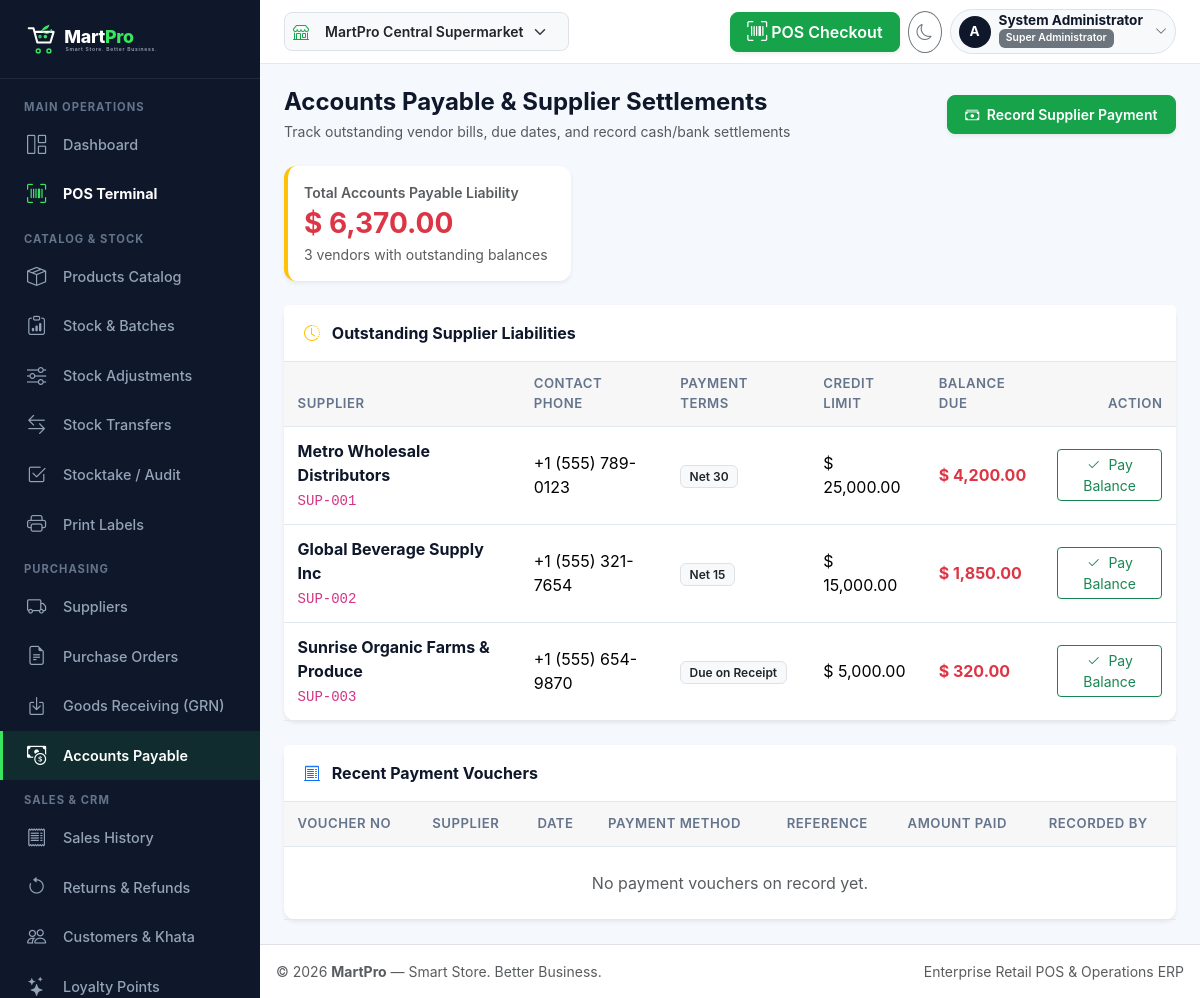
Page /modules/accounts_payable/index.php (signed in) on the committed database.
### tables this page shows
CREATE TABLE IF NOT EXISTS `suppliers` (
    `id` INT UNSIGNED AUTO_INCREMENT PRIMARY KEY,
    `supplier_code` VARCHAR(50) NOT NULL UNIQUE,
    `name` VARCHAR(150) NOT NULL,
    `contact_person` VARCHAR(100) DEFAULT NULL,
    `phone` VARCHAR(50) DEFAULT NULL,
    `email` VARCHAR(100) DEFAULT NULL,
    `address` TEXT DEFAULT NULL,
    `tax_number` VARCHAR(50) DEFAULT NULL,
    `payment_terms` VARCHAR(100) DEFAULT 'Net 30',
    `credit_limit` DECIMAL(19,4) DEFAULT 0.0000,
    `opening_balance` DECIMAL(19,4) DEFAULT 0.0000,
    `current_balance` DECIMAL(19,4) DEFAULT 0.0000,
    `is_active` TINYINT(1) DEFAULT 1,
    `created_at` TIMESTAMP DEFAULT CURRENT_TIMESTAMP,
    `updated_at` TIMESTAMP DEFAULT CURRENT_TIMESTAMP ON UPDATE CURRENT_TIMESTAMP
);

### includes/functions.php (called while the page is built, shortened)
<?php
function get_setting(string $key, string $default = ''): string {
    static $settings_cache = null;
    if ($settings_cache === null) {
        $db = get_db();
        try {
            $stmt = $db->query("SELECT setting_key, setting_value FROM business_settings");
            $settings_cache = $stmt->fetchAll(PDO::FETCH_KEY_PAIR);
        } catch (Exception $e) {
            $settings_cache = [];
        }
    }
    return $settings_cache[$key] ?? $default;
}
function format_money($amount): string {
    $symbol = get_setting('currency_symbol', '$');
    return $symbol . ' ' . number_format((float)$amount, 2);
}

### modules/accounts_payable/index.php (the view, shortened to what this page needs)
<?php
require_once __DIR__ . '/../../includes/functions.php';
$db = get_db();
$tot_stmt = $db->query("SELECT COALESCE(SUM(current_balance), 0) FROM suppliers WHERE current_balance > 0");
$total_liabilities = (float)$tot_stmt->fetchColumn();
$suppliers = $db->query("SELECT * FROM suppliers WHERE current_balance > 0 ORDER BY current_balance DESC")->fetchAll();
$pmt_stmt = $db->prepare("SELECT sp.*, s.name AS supplier_name, u.full_name AS user_name
                          FROM supplier_payments sp
                          JOIN suppliers s ON sp.supplier_id = s.id
                          JOIN users u ON sp.created_by = u.id
                          ORDER BY sp.id DESC LIMIT 20");
$pmt_stmt->execute();
$recent_payments = $pmt_stmt->fetchAll();
require_once __DIR__ . '/../../includes/header.php';
?>
<div class="d-flex justify-content-between align-items-center mb-4">
    <div>
        <h4 class="fw-bold text-navy mb-1">Accounts Payable & Supplier Settlements</h4>
        <p class="text-muted small mb-0">Track outstanding vendor bills, due dates, and record cash/bank settlements</p>
    </div>
    <button type="button" class="btn btn-primary btn-sm shadow-sm" data-bs-toggle="modal" data-bs-target="#paymentModal">
        <i class="bi bi-cash-stack me-1"></i> Record Supplier Payment
    </button>
</div>
<div class="row g-3 mb-4">
    <div class="col-md-4">
        <div class="card p-3 border-0 shadow-sm border-start border-warning border-4">
            <span class="text-muted small fw-semibold">Total Accounts Payable Liability</span>
            <h3 class="fw-bold text-danger my-1"><?= format_money($total_liabilities) ?></h3>
            <span class="small text-muted"><?= count($suppliers) ?> vendors with outstanding balances</span>
        </div>
    </div>
</div>
<div class="card border-0 shadow-sm mb-4">
    <div class="card-header bg-white py-3">
        <span class="fw-bold text-navy"><i class="bi bi-clock-history me-2 text-warning"></i> Outstanding Supplier Liabilities</span>
    </div>
    <div class="table-responsive">
        <table class="table table-hover align-middle mb-0">
            <thead>
                <tr>
                    <th>Supplier</th>
                    <th>Contact Phone</th>
                    <th>Payment Terms</th>
                    <th>Credit Limit</th>
                    <th>Balance Due</th>
                    <th class="text-end">Action</th>
                </tr>
            </thead>
            <tbody>
                <?php if (empty($suppliers)): ?>
                    <tr><td colspan="6" class="text-center py-4 text-muted">All supplier balances are completely settled!</td></tr>
                <?php else: ?>
                    <?php foreach ($suppliers as $s): ?>
                        <tr>
                            <td>
                                <div class="fw-bold text-navy"><?= htmlspecialchars($s['name']) ?></div>
                                <code class="small"><?= htmlspecialchars($s['supplier_code']) ?></code>
                            </td>
                            <td><?= htmlspecialchars($s['phone']) ?></td>
                            <td><span class="badge bg-light text-dark border"><?= htmlspecialchars($s['payment_terms']) ?></span></td>
                            <td><?= format_money($s['credit_limit']) ?></td>
                            <td class="fw-bold text-danger"><?= format_money($s['current_balance']) ?></td>
                            <td class="text-end">
                                <button type="button" class="btn btn-sm btn-outline-success btn-pay-sup" data-id="<?= $s['id'] ?>" data-name="<?= htmlspecialchars($s['name']) ?>" data-bal="<?= $s['current_balance'] ?>">
                                    <i class="bi bi-check2 me-1"></i> Pay Balance
                                </button>
                            </td>
                        </tr>
                    <?php endforeach; ?>
                <?php endif; ?>
            </tbody>
        </table>
    </div>
</div>
<div class="card border-0 shadow-sm">
    <div class="card-header bg-white py-3">
        <span class="fw-bold text-navy"><i class="bi bi-receipt-cutoff me-2 text-primary"></i> Recent Payment Vouchers</span>
    </div>
    <div class="table-responsive">
        <table class="table table-hover align-middle mb-0">
            <thead>
                <tr>
                    <th>Voucher No</th>
                    <th>Supplier</th>
                    <th>Date</th>
                    <th>Payment Method</th>
                    <th>Reference</th>
                    <th>Amount Paid</th>
                    <th>Recorded By</th>
                </tr>
            </thead>
            <tbody>
                <?php if (empty($recent_payments)): ?>
                    <tr><td colspan="7" class="text-center py-4 text-muted">No payment vouchers on record yet.</td></tr>
                <?php endif; ?>
            </tbody>
        </table>
    </div>
</div>
<?php
require_once __DIR__ . '/../../includes/footer.php';
?>

### rows in the picture
suppliers: name "Metro Wholesale Distributors", supplier_code "SUP-001", phone "+1 (555) 789-0123", payment_terms "Net 30", credit_limit "$ 25,000.00", current_balance "$ 4,200.00"
suppliers: name "Global Beverage Supply Inc", supplier_code "SUP-002", phone "+1 (555) 321-7654", payment_terms "Net 15", credit_limit "$ 15,000.00", current_balance "$ 1,850.00"
suppliers: name "Sunrise Organic Farms & Produce", supplier_code "SUP-003", phone "+1 (555) 654-9870", payment_terms "Due on Receipt", credit_limit "$ 5,000.00", current_balance "$ 320.00"

### other values in the picture
substr($user['username'] ?? 'U', 0, 1) "A"
$user['full_name'] "System Administrator"
$user['role_name'] "Super Administrator"
format_money($total_liabilities) "$ 6,370.00"
count($suppliers) "3"
form field value "MartPro Central Supermarket"
